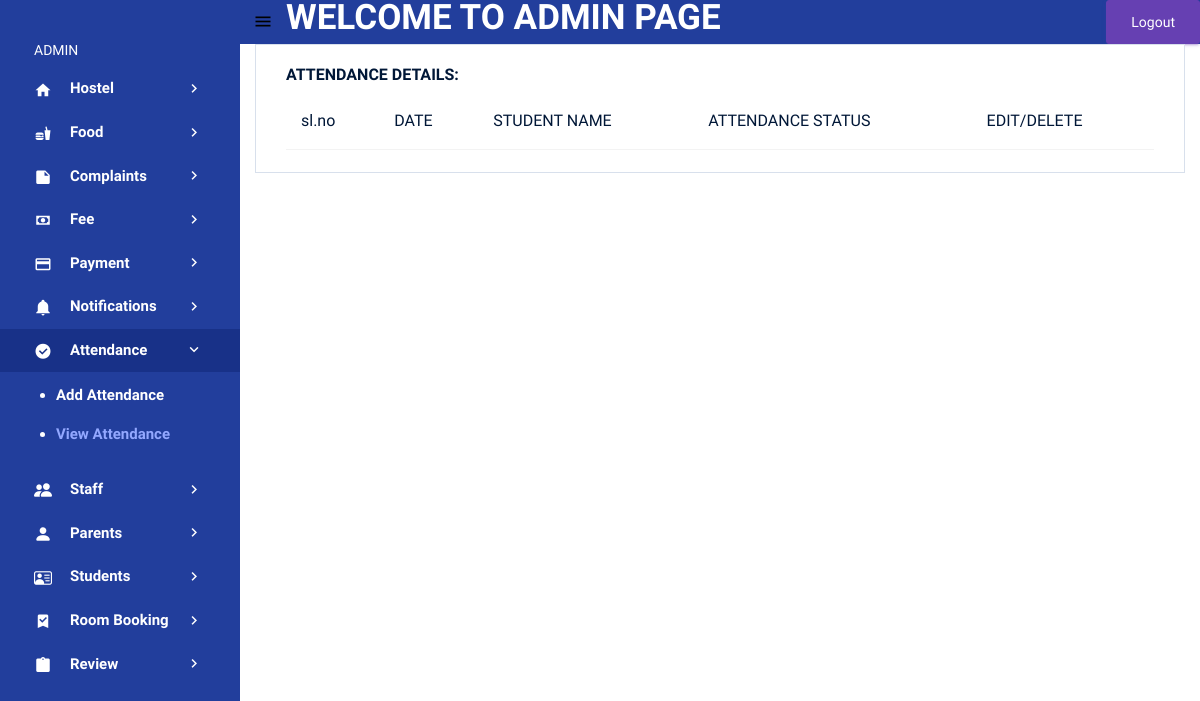
Page /view_attendance (signed in) on the earlier database version.
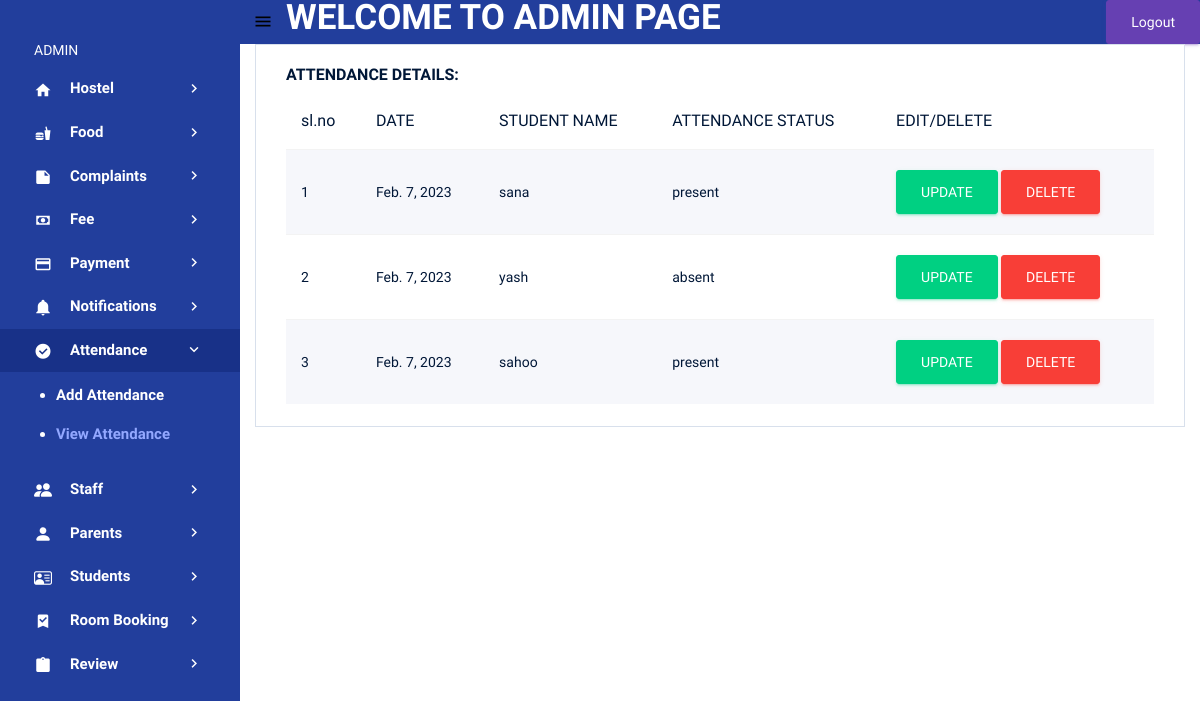
Same page on the later database version.
### pythonapp/models.py (models this page shows, shortened)
class Attendance(models.Model):
    date= models.DateField()
    student = models.ForeignKey(Student_Registration,on_delete=models.DO_NOTHING)
    attendance_status = models.CharField(max_length=200)

class Student_Registration(models.Model):
    user = models.OneToOneField(Login_view,on_delete=models.CASCADE,related_name='student',null=True)
    name=models.CharField(max_length=200)
    registration_id=models.CharField(max_length=25)
    email=models.EmailField()
    phone=models.IntegerField()
    address=models.CharField(max_length=200)
    approval_status = models.IntegerField(default=0)
    student_image = models.ImageField(upload_to='image')
    def __str__(self):
        return self.name

### pythonapp/admin1.py (the view)
# urls.py: path('view_attendance', admin1.view_attendance, name='view_attendance'),
@login_required(login_url='log')
def view_attendance(request):
    data = Attendance.objects.all()
    return render(request, 'attendance_details.html', {'data': data})

### templates/attendance_details.html
{% extends 'admin.html' %}
{% load crispy_forms_tags %}
{% block content %}
<div class="col-lg-12 grid-margin stretch-card">
              <div class="card">
                <div class="card-body">
                  <h4 class="card-title">ATTENDANCE DETAILS:</h4>
                  <div class="table-responsive">
                    <table class="table table-striped">
                      <thead>
                        <tr>
                            <th>sl.no</th>
                            <th>DATE</th>
                            <th>STUDENT NAME</th>
                            <th>ATTENDANCE STATUS</th>
                            <th>EDIT/DELETE</th>
                        </tr>
                      </thead>
                      <tbody>
                      {% for i in data %}
                        <tr>
                         <td>{{forloop.counter}}</td>
                         <td>{{i.date}}</td>
                         <td>{{i.student}}</td>
                         <td>{{i.attendance_status}}</td>
                           <td> <a href = "{% url 'attendance_update' i.id %}" class="btn btn-success">UPDATE</a>
                           <a href = "{% url 'attendance_delete' i.id %}" class="btn btn-danger">DELETE</a>
                          </td>
                      {% endfor %}
                      </tbody>
                    </table>
                  </div>
                </div>
              </div>
            </div>
{% endblock %}

Differences in the rows shown:
added Attendance: date "Feb. 7, 2023", student "sana", attendance_status "present"
added Attendance: date "Feb. 7, 2023", student "yash", attendance_status "absent"
added Attendance: date "Feb. 7, 2023", student "sahoo", attendance_status "present"
